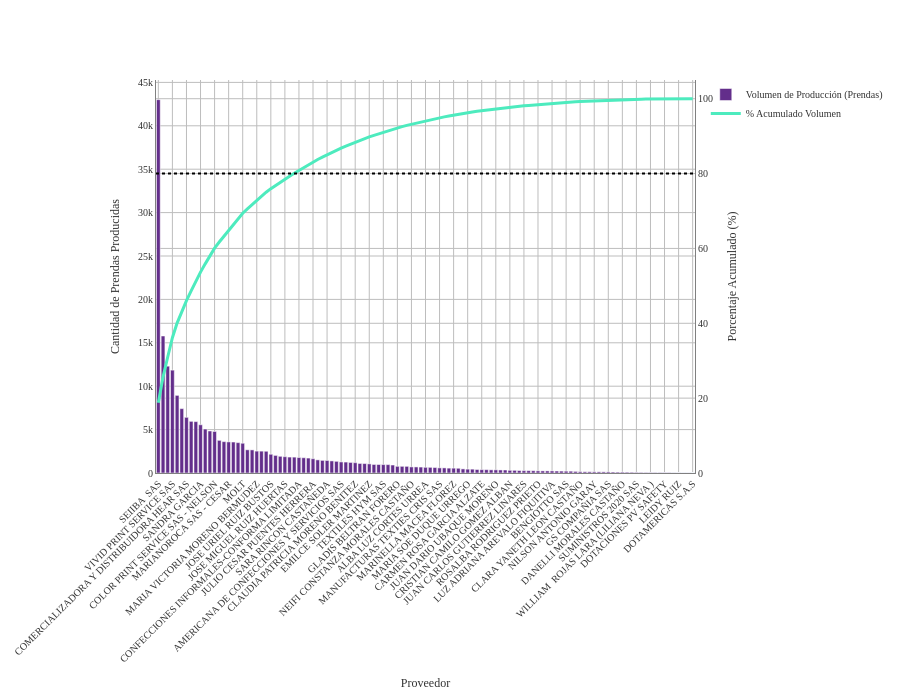

Notebook cell for this chart:
### Code cell
# Filtro de fecha para tomar exactamente un año 
df_filtrado_pro = df_costos_valorop[df_costos_valorop['Fecha'] >= '2025-03-17'].copy()

# hacemos la agrupación para el gráfico
df_pareto_volu = df_filtrado_pro.groupby('OS-Proveedor').agg({
    'OS-Cantidad': 'sum',
    'Valor total OS': 'sum'
}).reset_index()

# Ordenamos la cantidad de mayor a menor
df_pareto_volu = df_pareto_volu.sort_values(by='OS-Cantidad', ascending=False)

# Cálculo de acumulados sobre el VOLUMEN de producción
total_prendas = df_pareto_volu['OS-Cantidad'].sum()
df_pareto_volu['Porcentaje'] = (df_pareto_volu['OS-Cantidad'] / total_prendas) * 100
df_pareto_volu['Acumulado'] = df_pareto_volu['Porcentaje'].cumsum()

fig_vol = go.Figure()

# Barras de la cantidad de pedidos por cliente

fig_vol.add_trace(go.Bar(
    x=df_pareto_volu['OS-Proveedor'],
    y=df_pareto_volu['OS-Cantidad'],
    name='Volumen de Producción (Prendas)',
    marker_color="#632E8B", 
    # Pasamos datos extra al hover/etiqueta
    customdata=df_pareto_volu[['Valor total OS']], 
    hovertemplate=( 
        "<b>Proveedor: %{x}</b><br>" +
        "Cantidad de Prendas: %{y:,.0f}<br><br>" +
        "Valor total de OS: %{customdata[0]:$,.0f}<br>"
        "<extra></extra>"
    )
))

# Línea del % acumulado
fig_vol.add_trace(go.Scatter(
    x=df_pareto_volu['OS-Proveedor'],
    y=df_pareto_volu['Acumulado'],
    name='% Acumulado Volumen',
    yaxis='y2',
    line=dict(color="#4DEBBE", width=3),
    hovertemplate="Impacto Acumulado: %{y:.2f}%<extra></extra>"
))

# 6. Layout
fig_vol.update_layout(
    xaxis=dict(title='Proveedor', tickangle=-45),
    yaxis=dict(title='Cantidad de Prendas Producidas'),
    yaxis2=dict(title='Porcentaje Acumulado (%)', overlaying='y', side='right', range=[0, 105]),
    hovermode='x unified',
    template='plotly_white',
    height=700
)

# Línea del 80% 
fig_vol.add_shape(type="line", x0=0, x1=1, y0=80, y1=80, yref='y2', xref='paper',
                       line=dict(color="black", width=2, dash="dot"))

fig_vol.update_layout(
    # 1. Fondo transparente
    paper_bgcolor='rgba(0,0,0,0)',
    plot_bgcolor='rgba(0,0,0,0)',
    
    # 2. Tipografía Times New Roman
    font=dict(
        family="Times New Roman, Times, serif",
        size=10,
        color="#333333" # Color de letra gris muy oscuro (casi negro)
    ),
    
    # Ajuste opcional de márgenes para que la letra no se corte
    margin=dict(t=80, b=50, l=50, r=50)
)

# 3. Líneas de cuadrícula más oscuras
fig_vol.update_xaxes(
    showgrid=True, 
    gridwidth=1, 
    gridcolor='#bdbdbd', # Un gris más marcado (puedes usar 'gray' si lo quieres aún más oscuro)
    linecolor='gray',    # Línea del eje principal en negro
    zeroline=True,        # Mantener la línea del cero...
    zerolinecolor='#d3d3d3', # ...pero usar un gris mucho más suave (LightGrey)
    zerolinewidth=1
)

fig_vol.update_yaxes(
    showgrid=True, 
    gridwidth=1, 
    gridcolor='#bdbdbd', 
    linecolor='gray'
)

fig_vol.show()

### Figure 1 — Plotly figure (JSON) as saved in the notebook; plotly's stock layout.template omitted (floating-point values rounded to 4 significant figures)
{"data": [{"customdata": [[72610000.0], [35230000.0], [19280000.0], [73320000.0], [234000000.0], [15420000.0], [29680000.0], [55280000.0], [17240000.0], [55580000.0], [27820000.0], [58980000.0], [12950000.0], [52390000.0], [32040000.0], [18810000.0], [39870000.0], [43830000.0], [16670000.0], [34750000.0], [39900000.0], [29440000.0], [12240000.0], [27060000.0], [19360000.0], [9568000.0], [15500000.0], [6157000.0], [18960000.0], [14360000.0], [28400000.0], [35140000.0], [12570000.0], [7028000.0], [9925000.0], [20120000.0], [18590000.0], [13000000.0], [12490000.0], [7702000.0], [1608000.0], [13300000.0], [3632000.0], [6796000.0], [5787000.0], [13320000.0], [9230000.0], [11770000.0], [2015000.0], [2919000.0], [4897000.0], [7720000.0], [7432000.0], [3762000.0], [8322000.0], [8604000.0], [8599000.0], [8960000.0], [7280000.0], [12560000.0], [23010000.0], [8400000.0], [13670000.0], [4726000.0], [2180000.0], [5999000.0], [5499000.0], [3822000.0], [2535000.0], [4080000.0], [1360000.0], [3861000.0], [4490000.0], [3062000.0], [1720000.0], [3930000.0], [4432000.0], [564000.0], [3520000.0], [2394000.0], [12780000.0], [1148000.0], [1946000.0], [4320000.0], [1948000.0], [2138000.0], [400500.0], [2730000.0], [1176000.0], [2548000.0], [1604000.0], [1050000.0], [724500.0], [691500.0], [1254000.0], [1950000.0], [630000.0], [545000.0], [1188000.0], [1536000.0], [405000.0], [1000000.0], [306000.0], [758500.0], [70000.0], [225000.0], [180000.0], [638000.0], [272000.0], [459000.0], [280000.0], [170000.0], [72000.0], [85000.0], [50000.0]], "hovertemplate": "<b>Proveedor: %{x}</b><br>Cantidad de Prendas: %{y:,.0f}<br><br>Valor total de OS: %{customdata[0]:$,.0f}<br><extra></extra>", "marker": {"color": "#632E8B"}, "name": "Volumen de Producción (Prendas)", "type": "bar", "x": ["SEIIBA  SAS", "SEIIO", "CARLOS ANDRES PEREZ CELIS", "VIVID PRINT SERVICE SAS", "ASCE Y KREA DOTACIONES SAS", "DORA NANCY HERRERA MARTINEZ", "COMERCIALIZADORA Y DISTRIBUIDORA HEAR SAS", "SETATIS SAS", "GRUPO EMPRESARIAL AGROTEX  IN SAS - GERSON", "SANDRA GARCIA", "COMERCIALIZADORA FLIPPER SPORT SAS", "JULIAN ORTIZ VERA", "COLOR PRINT SERVICE SAS - NELSON", "JAINER  ESTEVAN RIAÑO REMIGIO", "COLOR Y DISEÑO SAS", "MARIANOROCA SAS - CESAR", "NELSON BERMUDEZ SOGAMOSO", "OSWALDO GUZMAN - SANDRA CAMISAS", "MOLT", "ICYACOL", "JHON KEVIN TRUJILLO GAVIRIA", "MARIA VICTORIA MORENO BERMUDEZ", "PEDRO JULIO SOTO JARAMILLO", "KAREN ROJAS PINZON", "JOSE URIEL RUIZ BUSTOS", "MARIA PAULINA RUIZ MARTINEZ", "LUZMILA REYES ROJAS", "JOSE MIGUEL RUIZ HUERTAS", "CONFECCIONES ARISOF", "MC COMPANY SAS - EDWIN TORRES", "CONFECCIONES INFORMALES-CONFORMA LIMITADA", "NIDIA FERNANDEZ", "COMPAÑIA JHEMA INTERNACIONAL SAS", "JULIO CESAR PUENTES HERRERA", "MAUDA  YANETH ALFONSO ROA", "EL SANTO", "SARA RINCON CASTAÑEDA", "DIANA ARAMINTA ALEJO MORA", "JAIRO HERNANDO RODRIGUEZ VALBUENA", "AMERICANA DE CONFECCIONES Y SERVICIOS SAS", "NOHEMI TINJACA REYES", "YAMILE SANDOVAL CAMACHO", "CLAUDIA PATRICIA MORENO BENITEZ", "GLORIA LOZANO", "REYES CAPERA MARIA", "EMILCE SOLER MARTINEZ", "ROSABELCE BENITEZ OLIVEROS", "JUSELY GERLYN RUEDA VALENCIA - LEO CHAQUETAS", "TEXTILES HYM SAS", "LAURA DANIELA LOZANO BAUTISTA", "GORRAS RUIZ IBAGUE SAS", "GLADIS BELTRAN FORERO", "HELBERTH DUBAN VALERO VELA", "MARIA LIGIA AGUDELO SIERRA", "NEIFI CONSTANZA MORALES CASTAÑO", "EDISSON RAMIREZ MEJIA", "OLGA LUCIA GARCIA LOPEZ", "ALBA LUZ CORTES URREA", "CONFECCIONES ISARA S.A.S", "LIFA CONFECCIONES SAS", "MANUFACTURAS TEXTIES CRIS SAS", "YEISY VIVIANA RAMIREZ", "DAVID EDUARDO VERA", "MARINELLA MACEA FLOREZ", "CONFECCIONES DOTAJAVEL EMPRESA UNIPERSONAL", "ANDERSON LEONARDO MURCIA  BONILLA", "MARIA SOE DUQUE URREGO", "NUBIA INES VIJA CASTAÑEDA", "JOSE IGNACIO - Teresa", "CARMEN ROSA GARCIA ALZATE", "FERNANDO CUESTA", "DUVIS ELENA CUBILLLOS NIETO", "JUAN DARIO UBAQUE MORENO", "INVERSIONES Y DOTACIONES ARGA S.A.S", "TEXTIBORDADOS E.G.G SAS", "CRISTIAN CAMILO GOMEZ ALBAN", "CASAVI", "LA CASA DEL REFLECTIVO SAS", "JUAN CARLOS GUTIERREZ LINARES", "INDUSTRIAL  DE COONFECCIONES.  S.A.S.", "Tejidos Inca", "ROSALBA RODRIGUEZ PRIETO", "BERLY ROCIO AVILA LOPEZ", "FRANK CHAQUETAS", "LUZ ADRIANA AREVALO FIQUITIVA", "ALVARO SALDAÑA AREVALO", "JOSE FRANCISCO VARGAS ROLDAN", "BENGIOTTO SAS", "CLAUDIA MARCELA MORENO", "YOLIVETH MONTERO JIMENEZ", "CLARA YANETH LEON CASTAÑO", "LUZ DARY MONROY VILLATE", "MARCELA RUBIO DURAN", "NILSON ANTONIO GARAY", "DEISY MIREYA GUERRERO DAZA", "PSB DOTACIONES Y PRENDAS - PATRICIA", "GS COMPAÑIA SAS", "NOHORA ELSY BAQUERO BERNAL", "MANUFACTURAS FENIX INTERNACIONAL SAS", "DANELLI MORALES CASTAÑO", "REMEMBER ME SAS", "JESSICA  NATHALIA PRECIADO  PULIDO", "SUMINISTROS 2020 SAS", "JUAN SEBASTIAN PEREZ AYALA", "CAROLINA TARAZONA", "WILLIAM  ROJAS LARA (LILIANA NEVA )", "ADRIANA ALVAREZ PERDOMO", "CAMISAS ALHERS LTDA", "DOTACIONES PV SAFETY", "MAHICOL LEONARDO PINTOR BELTRAN", "FERNANDO GIRALDO PAEZ", "LEIDY RUIZ", "LIAS CONFECCIONES SAS", "SANDRA PATRCICIA WANDURRAGA ROJAS", "DOTAMERICAS S.A.S"], "y": [43013, 15783, 12307, 11852, 8941, 7415, 6414, 5950, 5919, 5557, 5064, 4841, 4783, 3760, 3612, 3581, 3568, 3498, 3427, 2672, 2661, 2521, 2519, 2504, 2160, 2025, 1923, 1879, 1835, 1828, 1781, 1757, 1720, 1644, 1511, 1454, 1444, 1392, 1345, 1274, 1259, 1215, 1187, 1099, 1086, 1050, 982, 976, 970, 964, 918, 769, 768, 765, 702, 698, 683, 654, 650, 628, 590, 588, 560, 556, 544, 472, 443, 442, 402, 385, 384, 364, 363, 350, 344, 308, 307, 282, 266, 266, 262, 243, 241, 240, 235, 225, 219, 210, 209, 182, 151, 140, 140, 133, 132, 130, 126, 109, 99, 96, 90, 80, 68, 61, 50, 45, 40, 37, 32, 31, 14, 10, 6, 5, 2]}, {"hovertemplate": "Impacto Acumulado: %{y:.2f}%<extra></extra>", "line": {"color": "#4DEBBE", "width": 3}, "name": "% Acumulado Volumen", "type": "scatter", "x": ["SEIIBA  SAS", "SEIIO", "CARLOS ANDRES PEREZ CELIS", "VIVID PRINT SERVICE SAS", "ASCE Y KREA DOTACIONES SAS", "DORA NANCY HERRERA MARTINEZ", "COMERCIALIZADORA Y DISTRIBUIDORA HEAR SAS", "SETATIS SAS", "GRUPO EMPRESARIAL AGROTEX  IN SAS - GERSON", "SANDRA GARCIA", "COMERCIALIZADORA FLIPPER SPORT SAS", "JULIAN ORTIZ VERA", "COLOR PRINT SERVICE SAS - NELSON", "JAINER  ESTEVAN RIAÑO REMIGIO", "COLOR Y DISEÑO SAS", "MARIANOROCA SAS - CESAR", "NELSON BERMUDEZ SOGAMOSO", "OSWALDO GUZMAN - SANDRA CAMISAS", "MOLT", "ICYACOL", "JHON KEVIN TRUJILLO GAVIRIA", "MARIA VICTORIA MORENO BERMUDEZ", "PEDRO JULIO SOTO JARAMILLO", "KAREN ROJAS PINZON", "JOSE URIEL RUIZ BUSTOS", "MARIA PAULINA RUIZ MARTINEZ", "LUZMILA REYES ROJAS", "JOSE MIGUEL RUIZ HUERTAS", "CONFECCIONES ARISOF", "MC COMPANY SAS - EDWIN TORRES", "CONFECCIONES INFORMALES-CONFORMA LIMITADA", "NIDIA FERNANDEZ", "COMPAÑIA JHEMA INTERNACIONAL SAS", "JULIO CESAR PUENTES HERRERA", "MAUDA  YANETH ALFONSO ROA", "EL SANTO", "SARA RINCON CASTAÑEDA", "DIANA ARAMINTA ALEJO MORA", "JAIRO HERNANDO RODRIGUEZ VALBUENA", "AMERICANA DE CONFECCIONES Y SERVICIOS SAS", "NOHEMI TINJACA REYES", "YAMILE SANDOVAL CAMACHO", "CLAUDIA PATRICIA MORENO BENITEZ", "GLORIA LOZANO", "REYES CAPERA MARIA", "EMILCE SOLER MARTINEZ", "ROSABELCE BENITEZ OLIVEROS", "JUSELY GERLYN RUEDA VALENCIA - LEO CHAQUETAS", "TEXTILES HYM SAS", "LAURA DANIELA LOZANO BAUTISTA", "GORRAS RUIZ IBAGUE SAS", "GLADIS BELTRAN FORERO", "HELBERTH DUBAN VALERO VELA", "MARIA LIGIA AGUDELO SIERRA", "NEIFI CONSTANZA MORALES CASTAÑO", "EDISSON RAMIREZ MEJIA", "OLGA LUCIA GARCIA LOPEZ", "ALBA LUZ CORTES URREA", "CONFECCIONES ISARA S.A.S", "LIFA CONFECCIONES SAS", "MANUFACTURAS TEXTIES CRIS SAS", "YEISY VIVIANA RAMIREZ", "DAVID EDUARDO VERA", "MARINELLA MACEA FLOREZ", "CONFECCIONES DOTAJAVEL EMPRESA UNIPERSONAL", "ANDERSON LEONARDO MURCIA  BONILLA", "MARIA SOE DUQUE URREGO", "NUBIA INES VIJA CASTAÑEDA", "JOSE IGNACIO - Teresa", "CARMEN ROSA GARCIA ALZATE", "FERNANDO CUESTA", "DUVIS ELENA CUBILLLOS NIETO", "JUAN DARIO UBAQUE MORENO", "INVERSIONES Y DOTACIONES ARGA S.A.S", "TEXTIBORDADOS E.G.G SAS", "CRISTIAN CAMILO GOMEZ ALBAN", "CASAVI", "LA CASA DEL REFLECTIVO SAS", "JUAN CARLOS GUTIERREZ LINARES", "INDUSTRIAL  DE COONFECCIONES.  S.A.S.", "Tejidos Inca", "ROSALBA RODRIGUEZ PRIETO", "BERLY ROCIO AVILA LOPEZ", "FRANK CHAQUETAS", "LUZ ADRIANA AREVALO FIQUITIVA", "ALVARO SALDAÑA AREVALO", "JOSE FRANCISCO VARGAS ROLDAN", "BENGIOTTO SAS", "CLAUDIA MARCELA MORENO", "YOLIVETH MONTERO JIMENEZ", "CLARA YANETH LEON CASTAÑO", "LUZ DARY MONROY VILLATE", "MARCELA RUBIO DURAN", "NILSON ANTONIO GARAY", "DEISY MIREYA GUERRERO DAZA", "PSB DOTACIONES Y PRENDAS - PATRICIA", "GS COMPAÑIA SAS", "NOHORA ELSY BAQUERO BERNAL", "MANUFACTURAS FENIX INTERNACIONAL SAS", "DANELLI MORALES CASTAÑO", "REMEMBER ME SAS", "JESSICA  NATHALIA PRECIADO  PULIDO", "SUMINISTROS 2020 SAS", "JUAN SEBASTIAN PEREZ AYALA", "CAROLINA TARAZONA", "WILLIAM  ROJAS LARA (LILIANA NEVA )", "ADRIANA ALVAREZ PERDOMO", "CAMISAS ALHERS LTDA", "DOTACIONES PV SAFETY", "MAHICOL LEONARDO PINTOR BELTRAN", "FERNANDO GIRALDO PAEZ", "LEIDY RUIZ", "LIAS CONFECCIONES SAS", "SANDRA PATRCICIA WANDURRAGA ROJAS", "DOTAMERICAS S.A.S"], "y": [18.74, 25.62, 30.99, 36.15, 40.05, 43.28, 46.07, 48.67, 51.25, 53.67, 55.88, 57.99, 60.07, 61.71, 63.28, 64.84, 66.4, 67.92, 69.42, 70.58, 71.74, 72.84, 73.94, 75.03, 75.97, 76.85, 77.69, 78.51, 79.31, 80.1, 80.88, 81.65, 82.4, 83.11, 83.77, 84.4, 85.03, 85.64, 86.23, 86.78, 87.33, 87.86, 88.38, 88.86, 89.33, 89.79, 90.21, 90.64, 91.06, 91.48, 91.88, 92.22, 92.55, 92.89, 93.19, 93.5, 93.79, 94.08, 94.36, 94.64, 94.89, 95.15, 95.39, 95.64, 95.87, 96.08, 96.27, 96.46, 96.64, 96.81, 96.97, 97.13, 97.29, 97.44, 97.59, 97.73, 97.86, 97.98, 98.1, 98.22, 98.33, 98.44, 98.54, 98.65, 98.75, 98.85, 98.94, 99.03, 99.12, 99.2, 99.27, 99.33, 99.39, 99.45, 99.51, 99.56, 99.62, 99.67, 99.71, 99.75, 99.79, 99.83, 99.85, 99.88, 99.9, 99.92, 99.94, 99.96, 99.97, 99.98, 99.99, 99.99, 100.0, 100.0, 100.0], "yaxis": "y2"}], "layout": {"font": {"color": "#333333", "family": "Times New Roman, Times, serif", "size": 10}, "height": 700, "hovermode": "x unified", "margin": {"b": 50, "l": 50, "r": 50, "t": 80}, "paper_bgcolor": "rgba(0,0,0,0)", "plot_bgcolor": "rgba(0,0,0,0)", "shapes": [{"line": {"color": "black", "dash": "dot", "width": 2}, "type": "line", "x0": 0, "x1": 1, "xref": "paper", "y0": 80, "y1": 80, "yref": "y2"}], "xaxis": {"gridcolor": "#bdbdbd", "gridwidth": 1, "linecolor": "gray", "showgrid": true, "tickangle": -45, "title": {"text": "Proveedor"}, "zeroline": true, "zerolinecolor": "#d3d3d3", "zerolinewidth": 1}, "yaxis": {"gridcolor": "#bdbdbd", "gridwidth": 1, "linecolor": "gray", "showgrid": true, "title": {"text": "Cantidad de Prendas Producidas"}}, "yaxis2": {"gridcolor": "#bdbdbd", "gridwidth": 1, "linecolor": "gray", "overlaying": "y", "range": [0, 105], "showgrid": true, "side": "right", "title": {"text": "Porcentaje Acumulado (%)"}}}}
